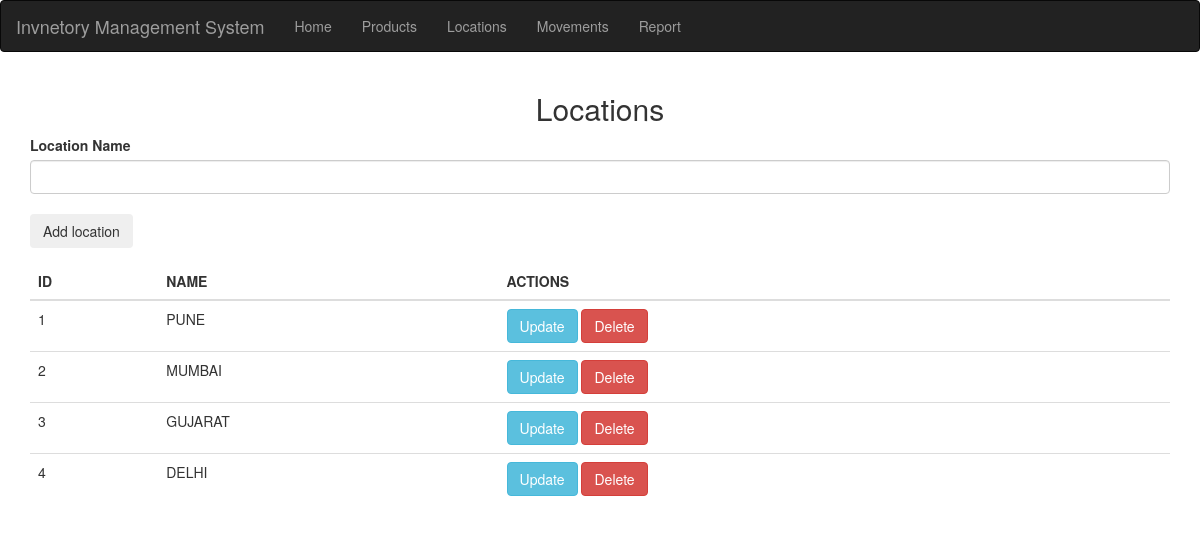
/locations, run on the app's committed database.
### app.py (models this page shows, shortened)
class Location(db.Model):
    __tablename__ = 'location'
    id = db.Column(db.Integer,primary_key=True)
    name= db.Column(db.String(50))

### app.py (the view, shortened to what this page needs)
@app.route('/locations',methods=["GET","POST"])
def locations():
    if request.method == "GET":
        locations = Location.query.all()
        return render_template('locations.html',locations=locations)

### templates/locations.html (shortened to what this page needs)
{%extends 'base.html'%}
{% block body %}
<div class="container">
    <h2 class="text-center mt-3">
        Locations
    </h2>
    <form action="/locations" method="post">
        <div class="form-group">
            <label for="location-name">
                Location Name
            </label>
            <input type="text" class="form-control" name="location-name" id="location-name">
            <input type="submit" class="btn btn-outline-dark col-15 h1" value="Add location">
        </div>
    </form>
    {%if locations|length < 1%}
    <h4>No locations found please start by adding locations above</h4>
    {% else %}
    <table class="table">
        <thead class="thead thead-light">
            <th>
                ID
            </th>
            <th>
                NAME
            </th>
            <th>
                ACTIONS
            </th>
        </thead>
        {% for location in locations %}
        <tr>
            <td>{{location.id}}</td>
            <td>{{location.name}}</td>
            <td>
                <a href="/locations/{{ location.id }}/update" class="btn btn-info">Update</a>
                <form action="/locations/{{ location.id }}/delete" method="post" style="display: inline;">
                <button type="submit" class="btn btn-danger" onclick="return confirm('Are you sure you want to delete this location?')">Delete</button>
            </td>
        </tr>
        {% endfor %}
        {% endif %}
    </table>
</div>
{% endblock %}

### data on the page
Location: id "1", name "PUNE"
Location: id "2", name "MUMBAI"
Location: id "3", name "GUJARAT"
Location: id "4", name "DELHI"
